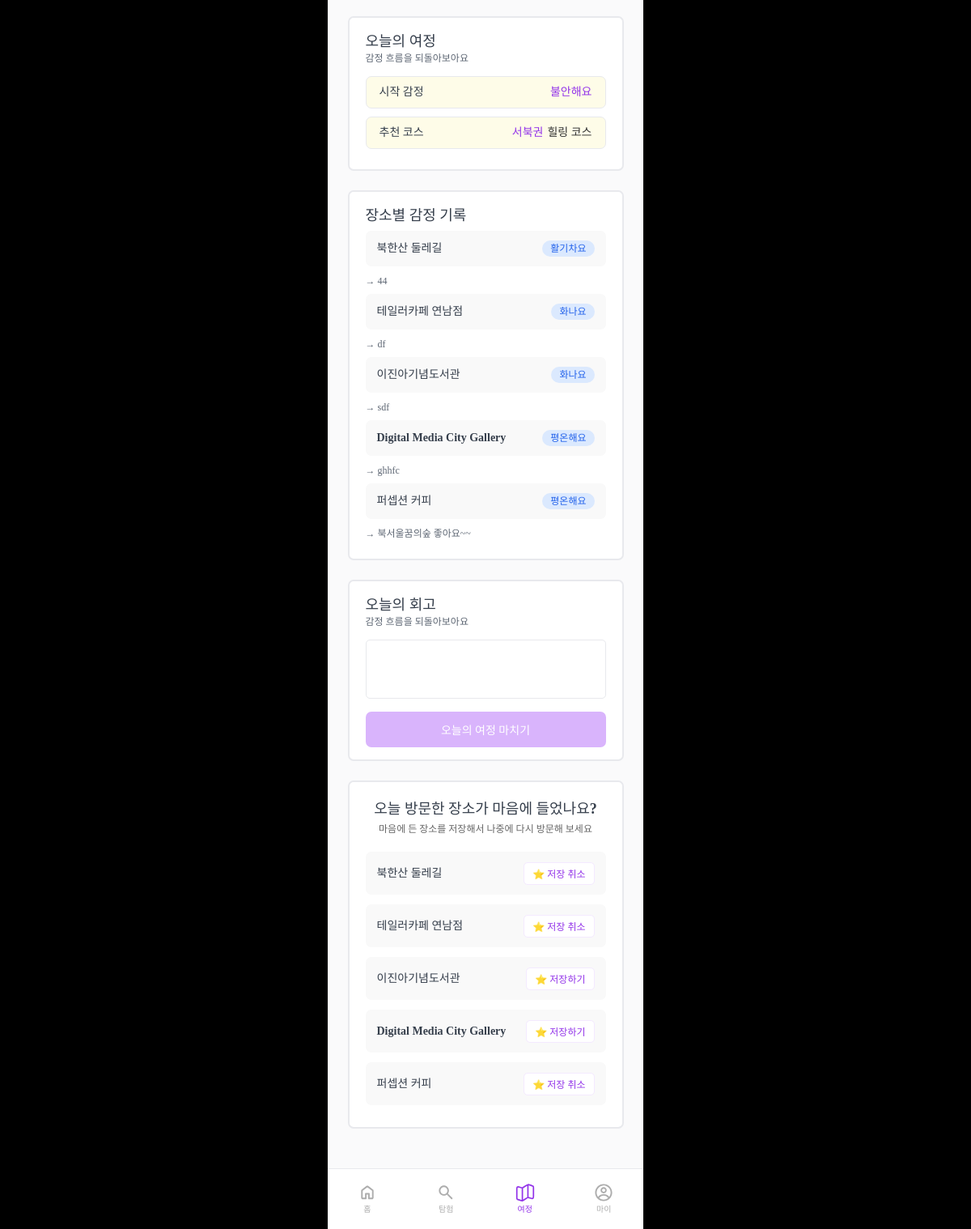
The page /journeys/journey/ (signed in) on the database its author committed.
### journeys/models.py (models this page shows, shortened)
class JourneyReview(models.Model):
    user = models.ForeignKey(settings.AUTH_USER_MODEL, on_delete=models.CASCADE)
    date = models.DateField(auto_now_add=True)
    emotion = models.CharField(max_length=20, choices=Place.EMOTION_CHOICES)
    activity_level = models.CharField(max_length=20, choices=Place.ACTIVITY_LEVEL_CHOICES)
    region = models.CharField(max_length=20, choices=Place.REGION_CHOICES)
    content = models.TextField()
    is_completed = models.BooleanField(default=False)
    created_at = models.DateTimeField(auto_now_add=True)

class PlaceReview(models.Model):
    user = models.ForeignKey(settings.AUTH_USER_MODEL, on_delete=models.CASCADE)
    place = models.ForeignKey(Place, on_delete=models.CASCADE, related_name='reviews')
    journey = models.ForeignKey(JourneyReview, on_delete=models.CASCADE, related_name='reviews')
    rating = models.IntegerField()
    emotion = models.CharField(max_length=20, choices=Place.EMOTION_CHOICES)
    comment = models.TextField(blank=False, null=False)
    created_at = models.DateTimeField(auto_now_add=True)

class Place(models.Model):
    EMOTION_CHOICES = [
        ('ANXIOUS',   '불안해요'),
        ('ANGRY',   '화나요'),
        ('ENERGETIC', '활기차요'),
        ('TIRED',   '지쳤어요'),
        ('CALM',      '평온해요'),
        ('EXCITED',   '설레요'),
    ]
    ACTIVITY_LEVEL_CHOICES = [
        ('BEGINNER', '초급'),
        ('INTERMEDIATE', '중급'),
        ('ADVANCED', '상급'),
    ]
    REGION_CHOICES = [
        ('NW', '서북권'),
        ('NE', '동북권'),
        ('SW', '서남권'),
        ('SE', '동남권'),
        ('C', '중부권'),
    ]
    CATEGORY_CHOICES = [
        ('자연', '자연'),
        ('카페', '카페'),
        ('전시', '전시'),
        ('책방', '책방'),
    ]
    name = models.CharField(max_length=100)
    summary = models.CharField(max_length=100)
    address = models.CharField(max_length=200)
    emotion = models.CharField(max_length=20, choices=EMOTION_CHOICES)
    activity_level = models.CharField(max_length=20, choices=ACTIVITY_LEVEL_CHOICES)
    region = models.CharField(max_length=20, choices=REGION_CHOICES)
    category = models.CharField(max_length=20, choices=CATEGORY_CHOICES)
    tags = models.CharField(max_length=20)
    emoji = models.CharField(max_length=5)
    safety_score = models.IntegerField()
    liked_users = models.ManyToManyField(settings.AUTH_USER_MODEL, related_name='liked_places', blank=True)

### journeys/views.py (the view, shortened to what this page needs)
# urls.py: path('journey/', journey, name='journey'),
@login_required
def journey(request):
    user = request.user
    profile = user.userprofile
    journey = JourneyReview.objects.filter(
        user=user,
        is_completed=False,
        emotion=profile.emotion,
        region=profile.region,
        activity_level=profile.activity_level
    ).first()
    place_reviews = PlaceReview.objects.filter(journey=journey)
    return render(request, 'journeys/journey.html', {'journey': journey, 'place_reviews': place_reviews})

### journeys/templates/journeys/journey.html (shortened to what this page needs)
{% load static %}
<!DOCTYPE html>
<html lang="ko">
  <head>
    <link rel="stylesheet" href="{% static 'assets/css/style.css' %}" />
    <link rel="stylesheet" href="{% static 'assets/css/section/routeRecord.css' %}" />
  </head>
  <body>
    <div id="wrap" class="container">
      <div class="routeRecord">
        <section class="card">
          <div class="route-card">
            <h3>오늘의 여정</h3>
            <p>감정 흐름을 되돌아보아요</p>
          </div>
          <div class="start-emotion">
            <span class="label">시작 감정</span>
            <span class="emotion">{{ journey.get_emotion_display }}</span>
          </div>
          <div class="suggest-course">
            <span class="label">추천 코스</span>
            <div class="where-course">
              <span class="region">{{ journey.get_region_display }}</span>
              <span class="course-type">힐링 코스</span>
            </div>
          </div>
        </section>
        <section class="card">
          <div class="feeling-record">
            <h3>장소별 감정 기록</h3>
          </div>
          {% for review in place_reviews %}
          <div class="place-review">
            <span class="place-name">{{ review.place.name }}</span>
            <span class="feeling-badge">{{ review.get_emotion_display }}</span>
          </div>
          <p class="feeling-ment">→ {{ review.comment }}</p>
          {% empty %}
          <p class="feeling-ment">아직 장소별 리뷰가 없습니다.</p>
          {% endfor %}
        </section>
        <section class="card">
          <div class="day-review">
            <h3>오늘의 회고</h3>
            <p>감정 흐름을 되돌아보아요</p>
            <form method="post">
              <div class="dayreview-inputbox">
                <textarea
                  id="dayreview-text"
                  name="content"
                  rows="4"
                >{{ journey.content }}</textarea>
                {% if place_reviews %}
                <button class="dayreview-btn" type="submit">오늘의 여정 마치기</button>
                {% else %}
                <p class="warn">장소 리뷰를 먼저 작성해주세요</p>
                {% endif %}
              </div>
            </form>
          </div>
        </section>
        <section class="card">
          <div class="my-pick">
            <h3>오늘 방문한 장소가 마음에 들었나요?</h3>
            <p>마음에 든 장소를 저장해서 나중에 다시 방문해 보세요</p>
            {% for review in place_reviews %}
            <div class="place-review">
              <span class="place-name">{{ review.place.name }}</span>
              <form method="POST" action="{% url 'journeys:like_place' review.place.id %}">
                {% if review.place in request.user.userprofile.liked_places.all %}
                <button class="mypick-btn" type="submit">⭐ 저장 취소</button>
                {% else %}
                <button class="mypick-btn" type="submit">⭐ 저장하기</button>
                {% endif %}
              </form>
            </div>
            {% endfor %}
          </div>
        </section>
      </div>
      <div class="bottom_nav">
        <a href="{% url 'journeys:main' %}" class="nav_item">
          <img src="{% static 'assets/img/ic_home.svg' %}" alt="홈" />
          <span class="unselected">홈</span>
        </a>
        <a href="{% url 'journeys:explore' %}" class="nav_item">
          <img src="{% static 'assets/img/ic_search.svg' %}" alt="탐험" />
          <span class="unselected">탐험</span>
        </a>
        <a href="{% url 'journeys:journey' %}" class="nav_item">
          <img src="{% static 'assets/img/ic_journey_selected.svg' %}" alt="여정" />
          <span class="selected">여정</span>
        </a>
        <a href="{% url 'accounts:mypage' %}" class="nav_item">
          <img src="{% static 'assets/img/ic_mypage.svg' %}" alt="마이" />
          <span class="unselected">마이</span>
        </a>
      </div>
    </div>
  </body>
</html>

### static/assets/css/section/routeRecord.css (style rules this page uses)
.routeRecord { width: 390px; height: 844px; background-color: var(--background); padding: 20px; padding-bottom: 100px; box-sizing: border-box; display: flex; flex-direction: column; align-items: center; position: relative; height: 100%; overflow-y: auto; }
.card { background-color: #fff; border-radius: 7px; padding: 20px 20px 15px 20px; margin-bottom: 24px; border: 2px solid #e8e9ed; width: 341px; }
.route-card h3 { font-size: 18px; margin: 0; line-height: 1; color: #353e4b; font-weight: 700; }
.route-card p { color: #5d6673; font-size: 12px; font-weight: 700; margin-bottom: 10px; line-height: 2; }
.start-emotion, .suggest-course { background-color: #fefce8; border: 1px solid #e8e9ed; padding: 12px 16px; border-radius: 7px; display: flex; justify-content: space-between; align-items: center; margin-bottom: 10px; font-size: 14px; line-height: 1; }
.label { font-weight: bold; color: #353e4b; }
.emotion { color: #9334e9; font-size: 14px; font-weight: 600; }
.where-course { display: flex; gap: 5px; }
.region { color: #9334e9; font-weight: 600; }
.course-type { color: #333; }
.feeling-record h3 { font-size: 18px; margin-bottom: 10px; line-height: 1; color: #353e4b; font-weight: 700; }
.place-review { background-color: #f9f9f9; padding: 12px 14px; border-radius: 7px; margin-bottom: 12px; line-height: 1; display: flex; justify-content: space-between; }
.place-name { font-weight: 600; font-size: 14px; color: #353e4b; line-height: 1; display: flex; align-items: center; }
.feeling-badge { background-color: #dbe9fe; color: #2463eb; font-size: 12px; padding: 4px 10px; border-radius: 16px; display: inline-block; margin-left: 8px; line-height: 1; }
.feeling-ment { line-height: 1; font-size: 12px; font-weight: 500; color: #5d6673; margin-bottom: 10px; }
.day-review h3 { font-size: 18px; line-height: 1; color: #353e4b; font-weight: 700; }
.day-review p { color: #5d6673; font-size: 12px; font-weight: 700; line-height: 2; }
.dayreview-inputbox { margin-top: 10px; line-height: 1; }
#dayreview-text { width: 100%; height: 73px; border-radius: 5px; border: 1px solid #e8e9ed; padding: 12px; font-family: inherit; resize: none; margin-bottom: 12px; }
.dayreview-btn { width: 100%; background-color: #d9b4fc; color: white; padding: 12px; border: none; border-radius: 7px; font-size: 14px; font-weight: 600; cursor: pointer; }
.my-pick h3 { margin-top: 4px; margin-bottom: 4px; line-height: 1; color: #353e4b; font-weight: 700; display: flex; justify-content: center; }
.my-pick p { color: #666; font-size: 12px; margin-bottom: 16px; line-height: 2; font-weight: 700; display: flex; justify-content: center; }
.mypick-btn { background-color: #fff; color: #9334e9; border: 1px solid #f4eaff; border-radius: 5px; font-size: 12px; font-weight: 600; padding: 4px 10px; cursor: pointer; margin-left: auto; display: inline-block; }
.bottom_nav { position: fixed; bottom: 0; left: 50%; transform: translateX(-50%); width: 390px; height: 75px; background-color: var(--white); border-top: 1px solid var(--lightgray); display: flex; justify-content: space-around; align-items: center; z-index: 1000; }
.nav_item { display: flex; flex-direction: column; align-items: center; font-size: 10px; font-weight: 700; cursor: pointer; }
.selected { color: var(--main); }
.unselected { color: var(--icongray); }
.nav_item img { width: 24px; height: 24px; }

### static/assets/css/setting/common.css (style rules this page uses)
button, a { cursor: pointer; background-color: var(--none); }
body { background-color: #000000; display: flex; justify-content: center; align-items: center; }
.container { width: 390px; height: 100vh; display: flex; flex-direction: column; justify-content: center; align-items: center; background-color: var(--background); }

### static/assets/css/setting/var.css (style rules this page uses)
:root { --mainfont: "pretendard"; --main: #9334E9; --highlight: #B116F8; --subcolor: #F4EAFF; --lightpurple: #ECDAFF; --background: #FAFAFB; --black: #353E4B; --lightblack: #6B7280; --deepgray: #5D6673; --lightgray: #E8E9ED; --icongray: #ADADAD; --white: #FFFFFF; --red: #BE195D; --lightred: #FBCFE8; --lightyellow: #FEFCE8; --brown: #A16207; --blue: #2463EB; --lightblue: #DBE9FE; --none: #00000000; color: var(--main); font-family: var(--mainfont); font-size: 24px; line-height: 1.7; font-weight: 500; font-synthesis: none; text-rendering: optimizeLegibility; -webkit-font-smoothing: antialiased; -moz-osx-font-smoothing: grayscale; -webkit-text-size-adjust: 100%; }

### rows shown on the page
JourneyReview: emotion "불안해요", region "서북권"
PlaceReview: place.name "북한산 둘레길", emotion "활기차요", comment "44", shows "⭐ 저장 취소"
PlaceReview: place.name "테일러카페 연남점", emotion "화나요", comment "df", shows "⭐ 저장 취소"
PlaceReview: place.name "이진아기념도서관", emotion "화나요", comment "sdf", shows "⭐ 저장하기"
PlaceReview: place.name "Digital Media City Gallery", emotion "평온해요", comment "ghhfc", shows "⭐ 저장하기"
PlaceReview: place.name "퍼셉션 커피", emotion "평온해요", comment "북서울꿈의숲 좋아요~~", shows "⭐ 저장 취소"
